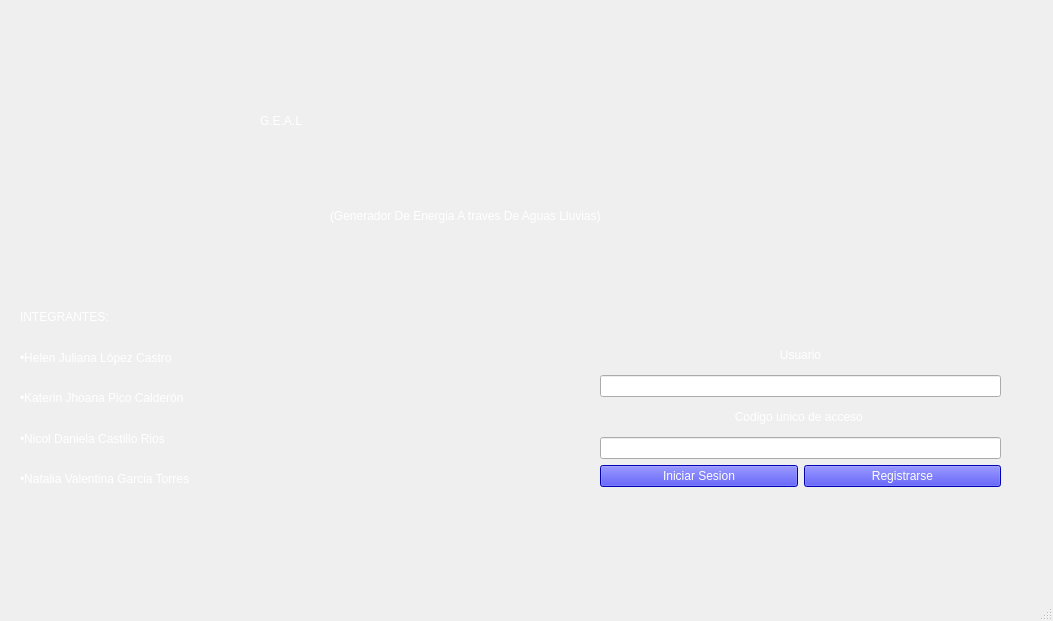
<?xml version="1.0" encoding="UTF-8"?>
<ui version="4.0">
 <class>MainWindow</class>
 <widget class="QMainWindow" name="MainWindow">
  <property name="geometry">
   <rect>
    <x>0</x>
    <y>0</y>
    <width>1053</width>
    <height>621</height>
   </rect>
  </property>
  <property name="windowTitle">
   <string>MainWindow</string>
  </property>
  <widget class="QWidget" name="centralwidget">
   <widget class="QLabel" name="label">
    <property name="geometry">
     <rect>
      <x>0</x>
      <y>0</y>
      <width>1061</width>
      <height>601</height>
     </rect>
    </property>
    <property name="text">
     <string/>
    </property>
    <property name="pixmap">
     <pixmap>../../fondomb2.jpg</pixmap>
    </property>
   </widget>
   <widget class="QLabel" name="label_2">
    <property name="geometry">
     <rect>
      <x>10</x>
      <y>0</y>
      <width>261</width>
      <height>251</height>
     </rect>
    </property>
    <property name="text">
     <string/>
    </property>
    <property name="pixmap">
     <pixmap>../../GEAL.png</pixmap>
    </property>
    <property name="margin">
     <number>0</number>
    </property>
   </widget>
   <widget class="QLabel" name="GEAL">
    <property name="geometry">
     <rect>
      <x>260</x>
      <y>10</y>
      <width>811</width>
      <height>221</height>
     </rect>
    </property>
    <property name="styleSheet">
     <string notr="true">font: 140pt &quot;Complex_IV25&quot;;
color: rgb(255, 255, 255);</string>
    </property>
    <property name="text">
     <string>G.E.A.L</string>
    </property>
   </widget>
   <widget class="QLabel" name="geal">
    <property name="geometry">
     <rect>
      <x>330</x>
      <y>190</y>
      <width>651</width>
      <height>51</height>
     </rect>
    </property>
    <property name="styleSheet">
     <string notr="true">font: 15pt &quot;Complex_IV25&quot;;
color: rgb(255, 255, 255);</string>
    </property>
    <property name="text">
     <string>(Generador De Energia A traves De Aguas Lluvias)</string>
    </property>
   </widget>
   <widget class="QWidget" name="verticalLayoutWidget">
    <property name="geometry">
     <rect>
      <x>20</x>
      <y>300</y>
      <width>470</width>
      <height>196</height>
     </rect>
    </property>
    <layout class="QVBoxLayout" name="verticalLayout_3">
     <item>
      <widget class="QLabel" name="label_6">
       <property name="styleSheet">
        <string notr="true">font: 20pt &quot;Complex_IV25&quot;;
color: rgb(255, 255, 255);</string>
       </property>
       <property name="text">
        <string>INTEGRANTES:</string>
       </property>
      </widget>
     </item>
     <item>
      <widget class="QLabel" name="label_3">
       <property name="styleSheet">
        <string notr="true">font: 17pt &quot;Complex_IV25&quot;;color: rgb(255, 255, 255);</string>
       </property>
       <property name="text">
        <string>•Helen Juliana López Castro</string>
       </property>
      </widget>
     </item>
     <item>
      <widget class="QLabel" name="label_4">
       <property name="styleSheet">
        <string notr="true">font: 17pt &quot;Complex_IV25&quot;;color: rgb(255, 255, 255);</string>
       </property>
       <property name="text">
        <string>•Katerin Jhoana Pico Calderón</string>
       </property>
      </widget>
     </item>
     <item>
      <widget class="QLabel" name="label_5">
       <property name="styleSheet">
        <string notr="true">font: 17pt &quot;Complex_IV25&quot;;color: rgb(255, 255, 255);</string>
       </property>
       <property name="text">
        <string>•Nicol Daniela Castillo Rios</string>
       </property>
      </widget>
     </item>
     <item>
      <widget class="QLabel" name="label_7">
       <property name="styleSheet">
        <string notr="true">font: 17pt &quot;Complex_IV25&quot;;color: rgb(255, 255, 255);</string>
       </property>
       <property name="text">
        <string>•Natalia Valentina Garcia Torres</string>
       </property>
      </widget>
     </item>
    </layout>
   </widget>
   <widget class="QWidget" name="verticalLayoutWidget_2">
    <property name="geometry">
     <rect>
      <x>600</x>
      <y>340</y>
      <width>401</width>
      <height>147</height>
     </rect>
    </property>
    <layout class="QVBoxLayout" name="verticalLayout">
     <item>
      <widget class="QLabel" name="label_9">
       <property name="styleSheet">
        <string notr="true">color: rgb(255, 255, 255);
font: 12pt &quot;Complex_IV25&quot;</string>
       </property>
       <property name="text">
        <string>Usuario</string>
       </property>
       <property name="alignment">
        <set>Qt::AlignCenter</set>
       </property>
      </widget>
     </item>
     <item>
      <widget class="QLineEdit" name="lineEdit_2"/>
     </item>
     <item>
      <widget class="QLabel" name="label_8">
       <property name="styleSheet">
        <string notr="true">color: rgb(255, 255, 255);font: 12pt &quot;Complex_IV25&quot;;</string>
       </property>
       <property name="text">
        <string>Codigo unico de acceso </string>
       </property>
       <property name="alignment">
        <set>Qt::AlignCenter</set>
       </property>
      </widget>
     </item>
     <item>
      <widget class="QLineEdit" name="lineEdit"/>
     </item>
     <item>
      <layout class="QHBoxLayout" name="horizontalLayout">
       <item>
        <widget class="QPushButton" name="pushButton">
         <property name="styleSheet">
          <string notr="true">background-color: rgb(0, 0, 255);
color: rgb(255, 255, 255);</string>
         </property>
         <property name="text">
          <string>Iniciar Sesion</string>
         </property>
        </widget>
       </item>
       <item>
        <widget class="QPushButton" name="pushButton_2">
         <property name="styleSheet">
          <string notr="true">background-color: rgb(0, 0, 255);
color: rgb(255, 255, 255);</string>
         </property>
         <property name="text">
          <string>Registrarse</string>
         </property>
        </widget>
       </item>
      </layout>
     </item>
    </layout>
   </widget>
  </widget>
  <widget class="QMenuBar" name="menubar">
   <property name="geometry">
    <rect>
     <x>0</x>
     <y>0</y>
     <width>1053</width>
     <height>23</height>
    </rect>
   </property>
  </widget>
  <widget class="QStatusBar" name="statusbar"/>
 </widget>
 <resources/>
 <connections/>
</ui>
